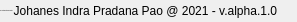
              <widget class="QFrame" name="bottomBar">
               <property name="minimumSize">
                <size>
                 <width>0</width>
                 <height>22</height>
                </size>
               </property>
               <property name="maximumSize">
                <size>
                 <width>16777215</width>
                 <height>22</height>
                </size>
               </property>
               <property name="frameShape">
                <enum>QFrame::NoFrame</enum>
               </property>
               <property name="frameShadow">
                <enum>QFrame::Raised</enum>
               </property>
               <layout class="QHBoxLayout" name="horizontalLayout_5">
                <property name="spacing">
                 <number>0</number>
                </property>
                <property name="leftMargin">
                 <number>0</number>
                </property>
                <property name="topMargin">
                 <number>0</number>
                </property>
                <property name="rightMargin">
                 <number>0</number>
                </property>
                <property name="bottomMargin">
                 <number>0</number>
                </property>
                <item>
                 <widget class="QLabel" name="creditsLabel">
                  <property name="maximumSize">
                   <size>
                    <width>16777215</width>
                    <height>16</height>
                   </size>
                  </property>
                  <property name="font">
                   <font>
                    <family>Segoe UI</family>
                    <pointsize>-1</pointsize>
                    <weight>50</weight>
                    <italic>false</italic>
                    <bold>false</bold>
                   </font>
                  </property>
                  <property name="text">
                   <string>PT Prestasi Retail Innovation</string>
                  </property>
                  <property name="alignment">
                   <set>Qt::AlignLeading|Qt::AlignLeft|Qt::AlignVCenter</set>
                  </property>
                 </widget>
                </item>
                <item>
                 <widget class="QLabel" name="version">
                  <property name="text">
                   <string>Johanes Indra Pradana Pao @ 2021 - v.alpha.1.0</string>
                  </property>
                  <property name="alignment">
                   <set>Qt::AlignRight|Qt::AlignTrailing|Qt::AlignVCenter</set>
                  </property>
                 </widget>
                </item>
                <item>
                 <widget class="QFrame" name="frame_size_grip">
                  <property name="minimumSize">
                   <size>
                    <width>20</width>
                    <height>0</height>
                   </size>
                  </property>
                  <property name="maximumSize">
                   <size>
                    <width>20</width>
                    <height>16777215</height>
                   </size>
                  </property>
                  <property name="frameShape">
                   <enum>QFrame::NoFrame</enum>
                  </property>
                  <property name="frameShadow">
                   <enum>QFrame::Raised</enum>
                  </property>
                 </widget>
                </item>
               </layout>
              </widget>
